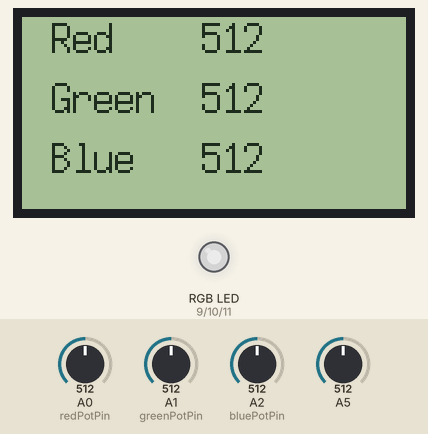
A sketch run on a simulated Arduino Uno, built with avr-gcc and run on an emulated ATmega328P. Shown: 128×64 one-colour display, an RGB LED mixed from three pins (HIGH = lit). The inputs (shaded band) are chosen by the test bench; at power-on: A2 (bluePotPin) = 512, A1 (greenPotPin) = 512, A0 (redPotPin) = 512, A5 = 512. Dim RGB values are drawn brighter than linear; what the sketch prints to the serial monitor is not drawn.

Above: at 1.2 s.
1.3 s: A2 (bluePotPin) set to 306
At 2.1 s:
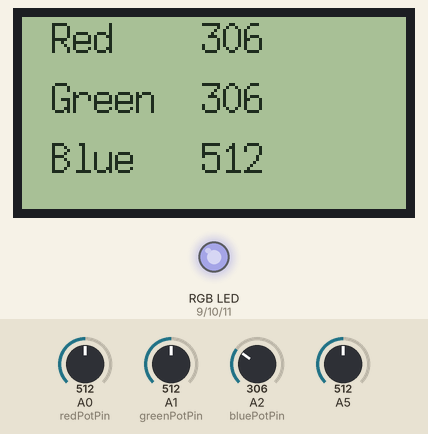
3.2 s: A1 (greenPotPin) set to 306
At 4.7 s:
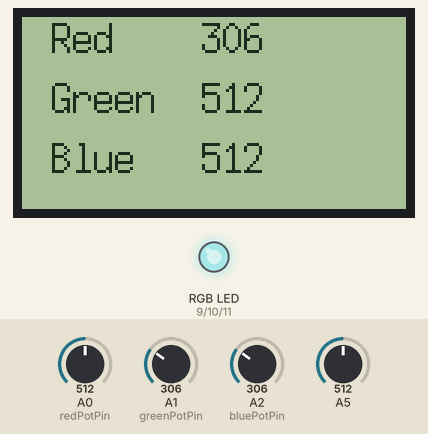
5.0 s: A2 (bluePotPin) set to 30
At 6.1 s:
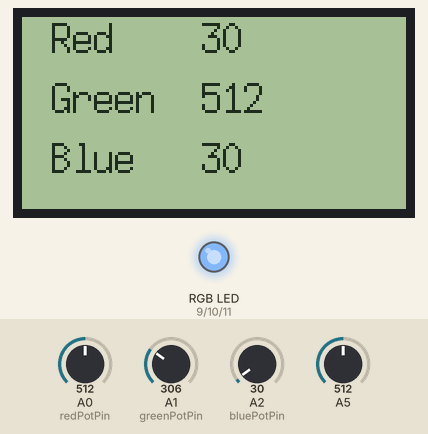
Timing chart, 0 to 8.0 s (numbered marks = the images above; inputs shaded):
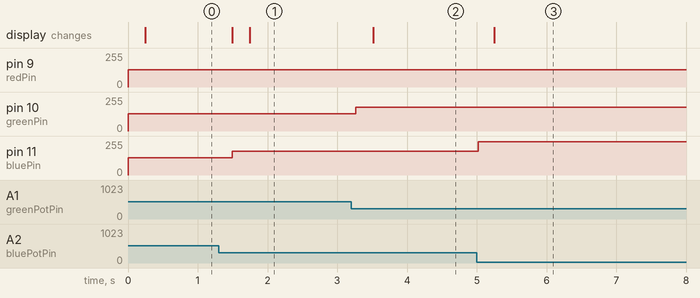

The sketch:

rgbledpotcommoncathode.ino
```cpp
#include "U8glib.h"
U8GLIB_ST7920_128X64 u8g(6, 3, 5, U8G_PIN_NONE); // SPI Com: SCK = en = 18, MOSI = rw = 16, CS = di = 17

// Init the Pins used for PWM
const int redPin = 9;
const int greenPin = 10;
const int bluePin = 11;

// Init the Pins used for 10K pots
const int redPotPin = 0;
const int greenPotPin = 1;
const int bluePotPin = 2;

// Init our Vars
int currentColorValueRed;
int currentColorValueGreen;
int currentColorValueBlue;


void setup()
{
  Serial.begin(9600);

  pinMode(redPin, OUTPUT);
  pinMode(greenPin, OUTPUT);
  pinMode(bluePin, OUTPUT);
}

void loop()
{
// Read the voltage on each analog pin then scale down to 0-255 and inverting the value for common anode
  currentColorValueRed = (255 - map( analogRead(redPotPin), 0, 1024, 0, 255 ) );
  currentColorValueBlue = (255 - map( analogRead(bluePotPin), 0, 1024, 0, 255 ) );
  currentColorValueGreen = (255 - map( analogRead(greenPotPin), 0, 1024, 0, 255 ) );

// Write the color to each pin using PWM and the value gathered above
  analogWrite(redPin, currentColorValueRed);
  analogWrite(bluePin, currentColorValueBlue);
  analogWrite(greenPin, currentColorValueGreen);

  Serial.print("RGB");
  Serial.print(" - ");
  Serial.print(currentColorValueRed);
  Serial.print(" - ");
  Serial.print(currentColorValueGreen);
  Serial.print(" - ");
  Serial.println(currentColorValueBlue);
  u8g.firstPage();
  do {
    draw();
  } while( u8g.nextPage() );
}
void draw(void) {
  // graphic commands to redraw the complete screen should be placed here
  u8g.setFont(u8g_font_7x14);
  // call procedure from base class, http://arduino.cc/en/Serial/Print
  u8g.setPrintPos(10, 12);
  u8g.print("Red");
   u8g.setPrintPos(60, 12);
  u8g.print(analogRead(currentColorValueRed));
   u8g.setPrintPos(10, 32);
   u8g.print("Green");
    u8g.setPrintPos(60, 32);
  u8g.print(analogRead(currentColorValueGreen));
   u8g.setPrintPos(10, 52);
   u8g.print("Blue");
    u8g.setPrintPos(60, 52);
  u8g.print(analogRead(currentColorValueBlue));
}
```

Measured:
- after the input at 1.3 s, pin 11 (bluePin): 128/255 → 179/255 after 0.20 s; the display: first changes after 0.20 s (image 1 shows a later state)
- after the input at 3.2 s, pin 10 (greenPin): 128/255 → 179/255 after 0.07 s; the display: changes after 0.32 s (image 2)
- after the input at 5.0 s, pin 11 (bluePin): 179/255 → 248/255 at once; the display: changes after 0.25 s (image 3)
